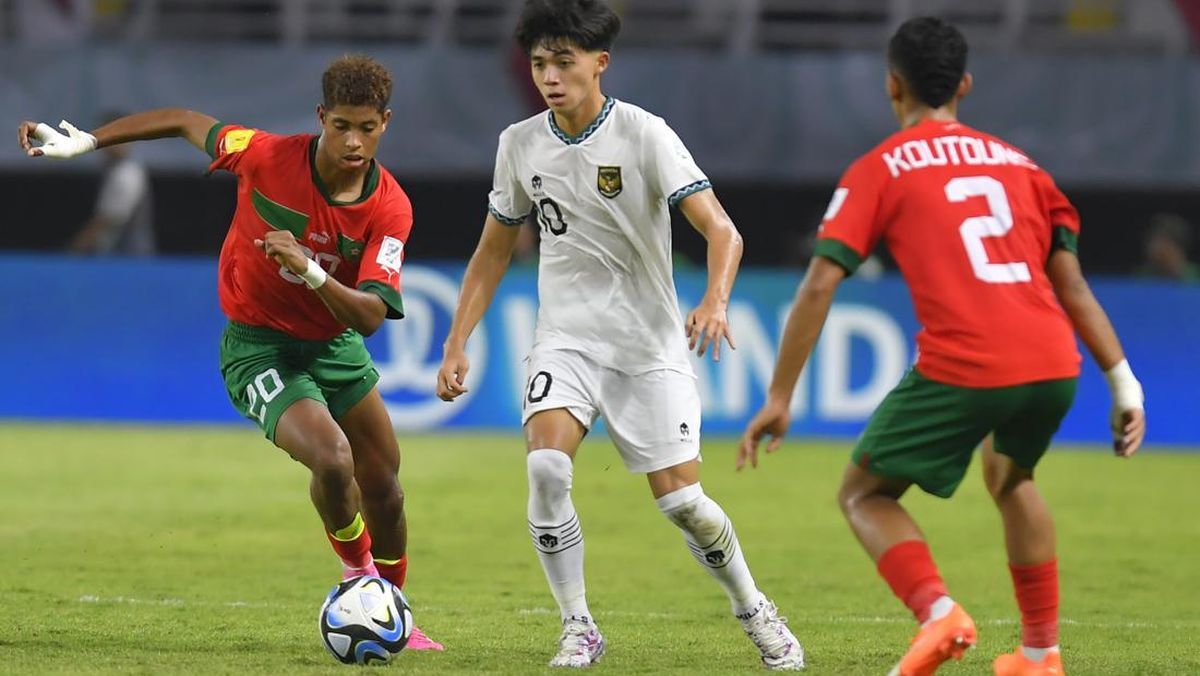
#> input picture 3-Segmentation/bola2.jpg, 1200 x 676 px
$ python menghe.py
#> lines starting #> are read from the running program, lines starting #| are printed output that depends on the picture
import cv2
import numpy as np
from sklearn.cluster import KMeans
from skimage import feature
import matplotlib.pyplot as plt

# Load an image (replace 'your_image.jpg' with the actual image file)
image_path = 'bola2.jpg'
image = cv2.imread(image_path, cv2.IMREAD_GRAYSCALE)
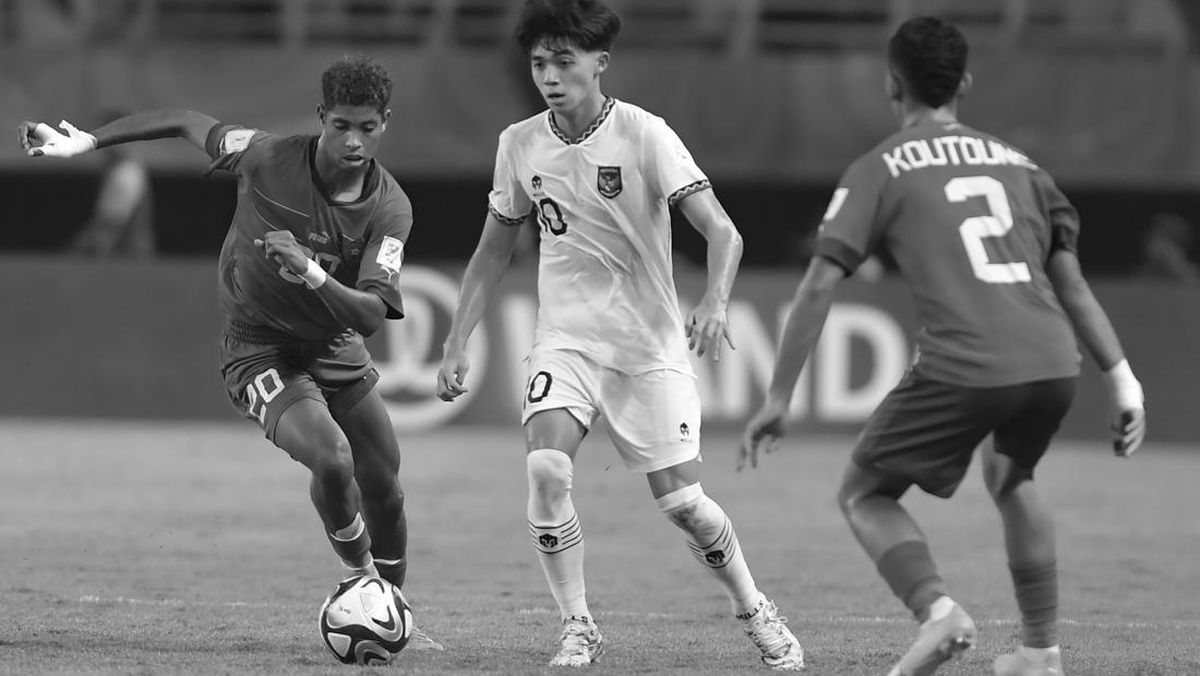
#> image: shape (676, 1200); min 0, max 255, mean 112.5

# Extract Local Binary Pattern (LBP) features
radius = 3
n_points = 8 * radius
lbp_features = feature.local_binary_pattern(image, n_points, radius, method="uniform")
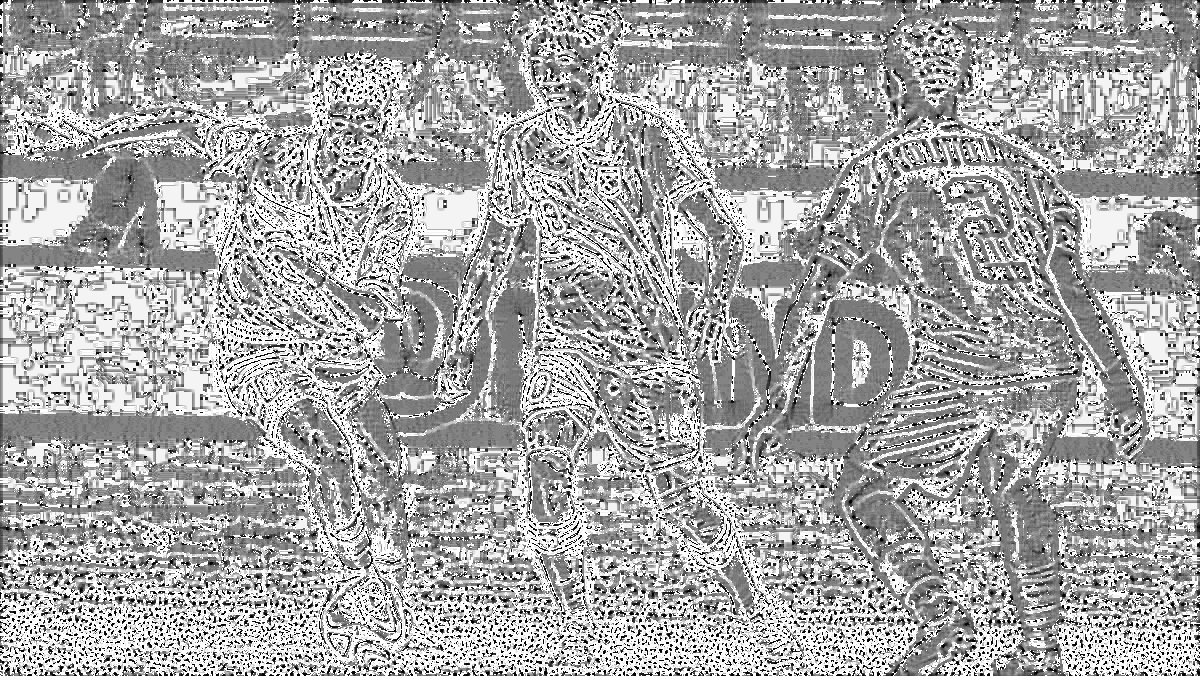
#> lbp_features: shape (676, 1200) float64; min 0, max 25, mean 16.3; drawn with min black and max white

# Reshape the LBP features to a 1D array
lbp_features_1d = lbp_features.flatten()

# Reshape the image to a 1D array for clustering
image_1d = image.flatten()

# Concatenate LBP features with pixel values
data = np.column_stack((image_1d, lbp_features_1d))
#> data = 811200 pairs, first value 0 to 255, second value 0 to 25

# Apply K-Means clustering
num_clusters = 3  # Adjust the number of clusters as needed
kmeans = KMeans(n_clusters=num_clusters, random_state=42)
labels = kmeans.fit_predict(data)

# Reshape the labels to the shape of the original image
clustered_image = labels.reshape(image.shape)
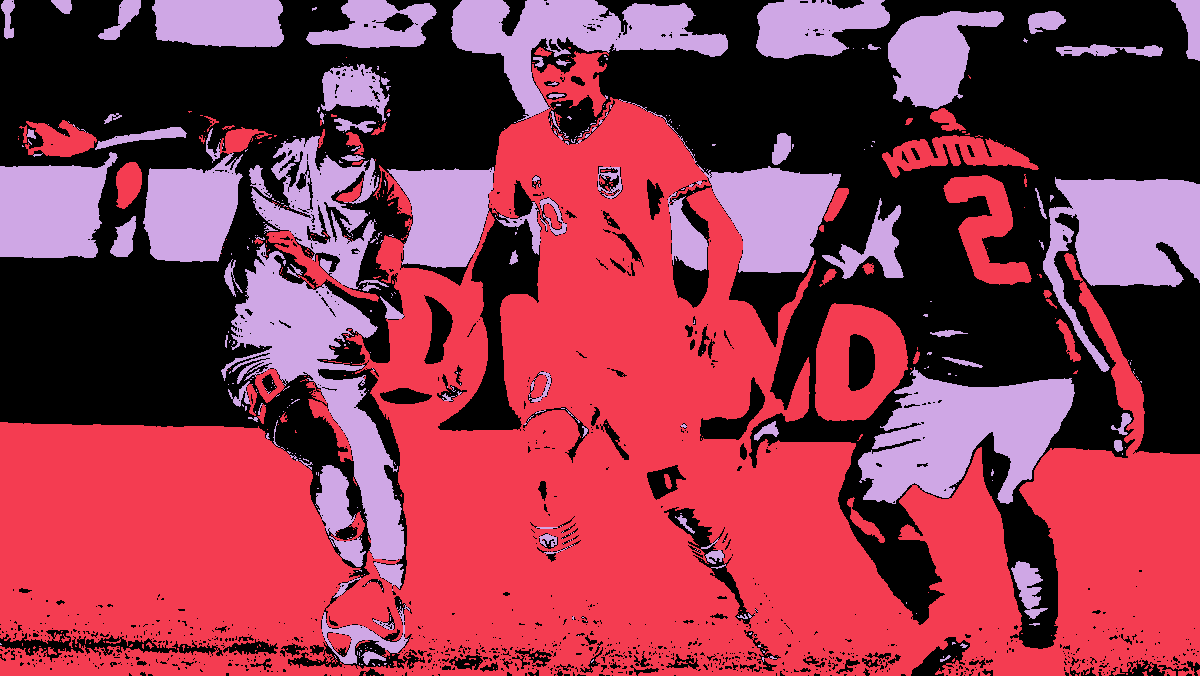
#> clustered_image: shape (676, 1200) int32; 3 distinct labels, from 0 to 2; one colour per label, 0 black

# Display the original and clustered images
fig, (ax1, ax2) = plt.subplots(1, 2, figsize=(12, 6))

ax1.imshow(image, cmap='gray')
ax1.set_title('Original Image')

ax2.imshow(clustered_image, cmap='viridis')
ax2.set_title('Clustered Image')

plt.show()
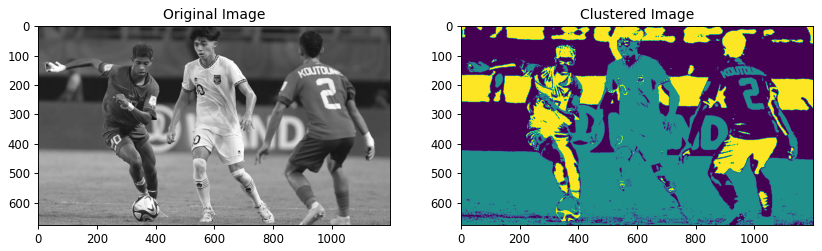
#> figure drawn by matplotlib, 2 panels

$ run again, with 3-Segmentation/cam.jpg copied over 3-Segmentation/bola2.jpg
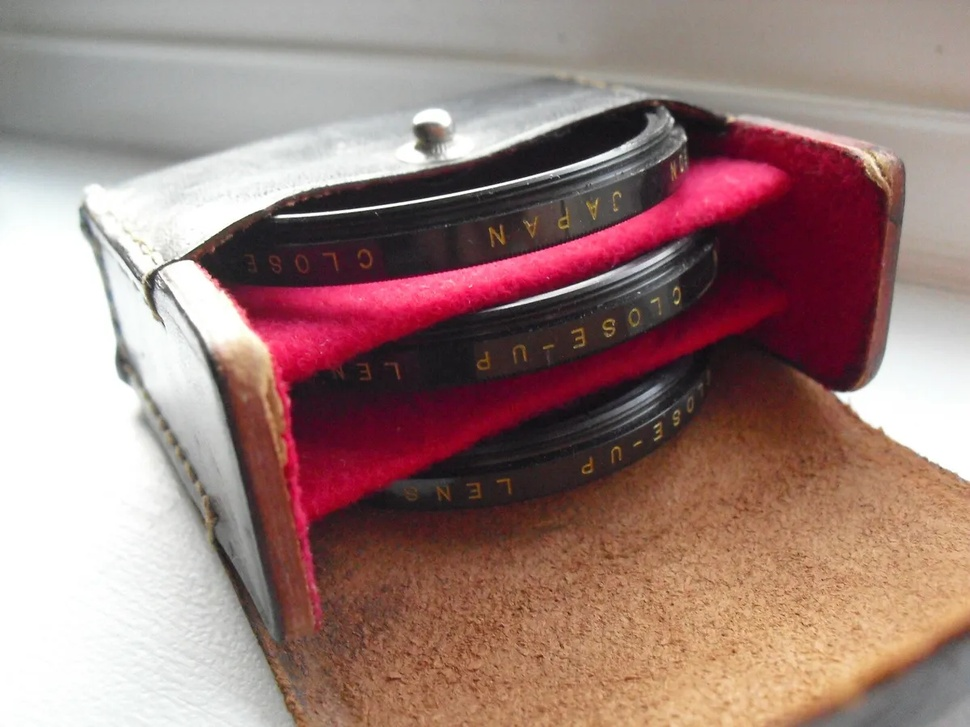
#> input picture 3-Segmentation/cam.jpg, 970 x 727 px, shrunk from 1200 x 900 before the run
#> `lbp_features = feature.local_binary_pattern(image, n_points, radius, m..`:
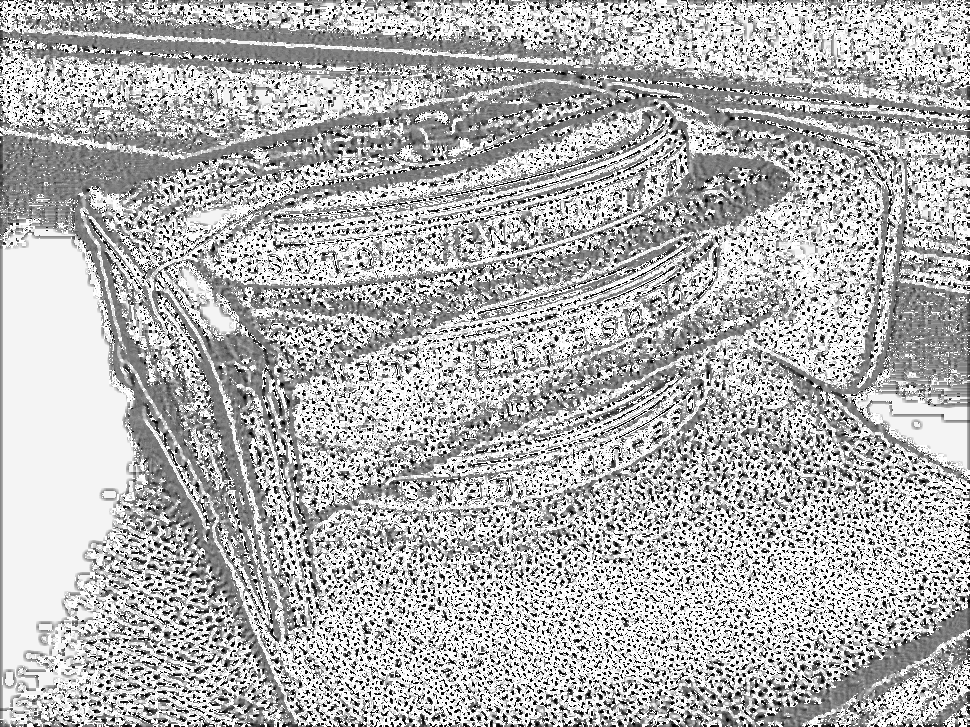
#> lbp_features: shape (727, 970) float64; min 0, max 25, mean 17.5; drawn with min black and max white
#> data = 705190 pairs, first value 13 to 255, second value 0 to 25
#> clustered_image: shape (727, 970) int32; 3 distinct labels, from 0 to 2
#> `plt.show()`:
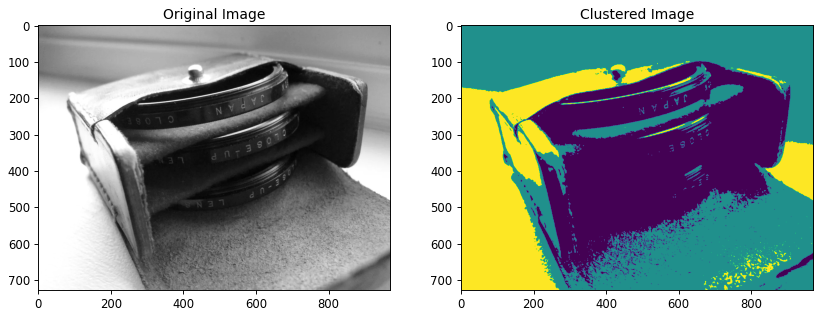
#> figure drawn by matplotlib, 2 panels

$ run again, with 3-Segmentation/image1.jpg copied over 3-Segmentation/bola2.jpg
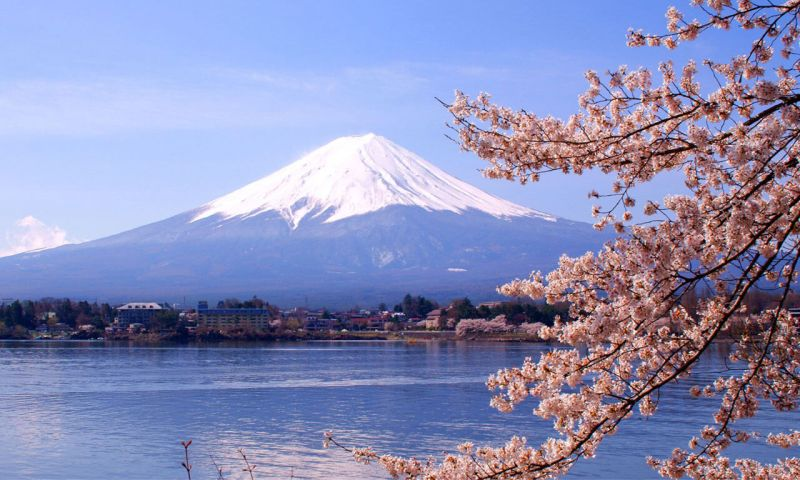
#> input picture 3-Segmentation/image1.jpg, 800 x 480 px
#> `lbp_features = feature.local_binary_pattern(image, n_points, radius, m..`:
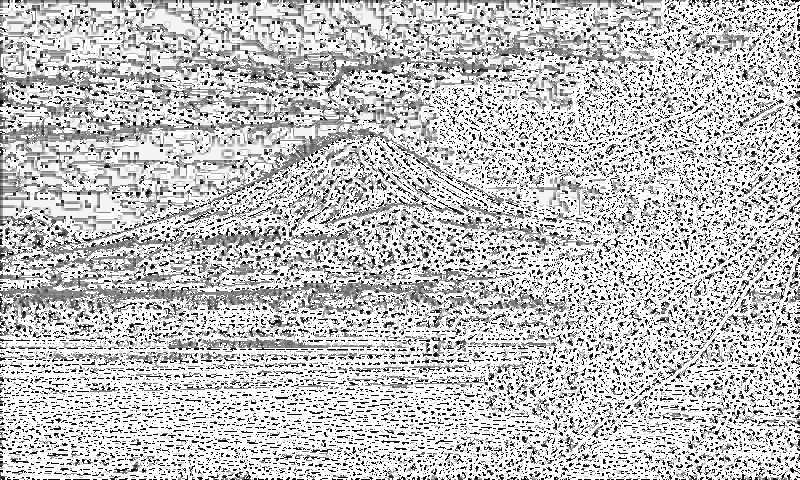
#> lbp_features: shape (480, 800) float64; min 0, max 25, mean 18.9; drawn with min black and max white
#> data = 384000 pairs, first value 0 to 255, second value 0 to 25
#> clustered_image: shape (480, 800) int32; 3 distinct labels, from 0 to 2
#> `plt.show()`:
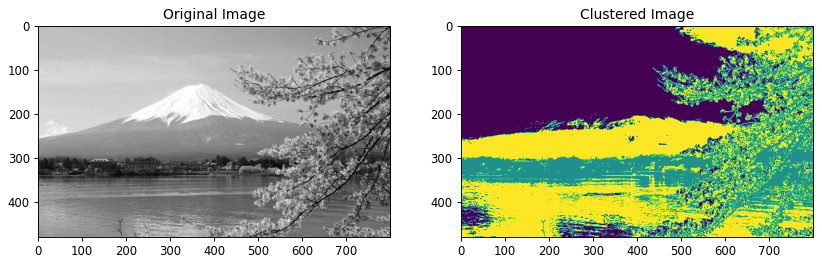
#> figure drawn by matplotlib, 2 panels
